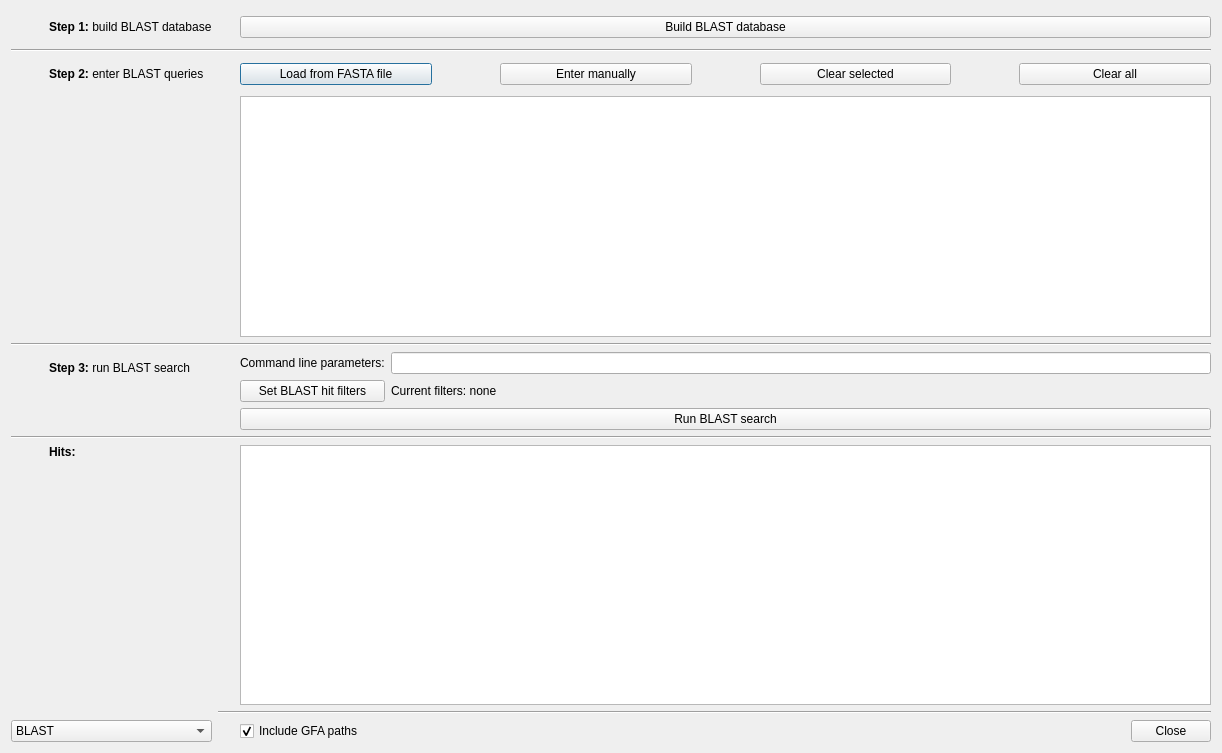
<?xml version="1.0" encoding="UTF-8"?>
<ui version="4.0">
 <class>GraphSearchDialog</class>
 <widget class="QDialog" name="GraphSearchDialog">
  <property name="geometry">
   <rect>
    <x>0</x>
    <y>0</y>
    <width>1222</width>
    <height>753</height>
   </rect>
  </property>
  <property name="windowTitle">
   <string>Graph Search</string>
  </property>
  <layout class="QGridLayout" name="gridLayout_2" columnstretch="0,0,0">
   <item row="0" column="0">
    <widget class="QLabel" name="step1TickLabel">
     <property name="sizePolicy">
      <sizepolicy hsizetype="Fixed" vsizetype="Fixed">
       <horstretch>0</horstretch>
       <verstretch>0</verstretch>
      </sizepolicy>
     </property>
     <property name="minimumSize">
      <size>
       <width>32</width>
       <height>32</height>
      </size>
     </property>
     <property name="maximumSize">
      <size>
       <width>32</width>
       <height>32</height>
      </size>
     </property>
     <property name="text">
      <string/>
     </property>
     <property name="scaledContents">
      <bool>true</bool>
     </property>
    </widget>
   </item>
   <item row="3" column="0">
    <widget class="QLabel" name="step2TickLabel">
     <property name="sizePolicy">
      <sizepolicy hsizetype="Fixed" vsizetype="Fixed">
       <horstretch>0</horstretch>
       <verstretch>0</verstretch>
      </sizepolicy>
     </property>
     <property name="minimumSize">
      <size>
       <width>32</width>
       <height>32</height>
      </size>
     </property>
     <property name="maximumSize">
      <size>
       <width>32</width>
       <height>32</height>
      </size>
     </property>
     <property name="text">
      <string/>
     </property>
     <property name="scaledContents">
      <bool>true</bool>
     </property>
    </widget>
   </item>
   <item row="11" column="0" colspan="3">
    <widget class="Line" name="line_4">
     <property name="orientation">
      <enum>Qt::Horizontal</enum>
     </property>
    </widget>
   </item>
   <item row="3" column="2">
    <widget class="QWidget" name="queriesWidget1" native="true">
     <layout class="QHBoxLayout" name="horizontalLayout_4">
      <property name="leftMargin">
       <number>0</number>
      </property>
      <property name="topMargin">
       <number>0</number>
      </property>
      <property name="rightMargin">
       <number>0</number>
      </property>
      <property name="bottomMargin">
       <number>0</number>
      </property>
      <item>
       <widget class="InfoTextWidget" name="loadQueriesFromFastaInfoText" native="true">
        <property name="sizePolicy">
         <sizepolicy hsizetype="Fixed" vsizetype="Fixed">
          <horstretch>0</horstretch>
          <verstretch>0</verstretch>
         </sizepolicy>
        </property>
        <property name="minimumSize">
         <size>
          <width>16</width>
          <height>16</height>
         </size>
        </property>
        <property name="toolTip">
         <string>&lt;html&gt;&lt;head/&gt;&lt;body&gt;&lt;p&gt;Click this button to load a FASTA file. Each sequence in the FASTA file will be a separate query.  &lt;/p&gt;&lt;/body&gt;&lt;/html&gt;</string>
        </property>
       </widget>
      </item>
      <item>
       <widget class="QPushButton" name="loadQueriesFromFastaButton">
        <property name="sizePolicy">
         <sizepolicy hsizetype="Expanding" vsizetype="Fixed">
          <horstretch>0</horstretch>
          <verstretch>0</verstretch>
         </sizepolicy>
        </property>
        <property name="text">
         <string>Load from FASTA file</string>
        </property>
       </widget>
      </item>
      <item>
       <spacer name="horizontalSpacer_7">
        <property name="orientation">
         <enum>Qt::Horizontal</enum>
        </property>
        <property name="sizeType">
         <enum>QSizePolicy::Fixed</enum>
        </property>
        <property name="sizeHint" stdset="0">
         <size>
          <width>40</width>
          <height>20</height>
         </size>
        </property>
       </spacer>
      </item>
      <item>
       <widget class="InfoTextWidget" name="enterQueryManuallyInfoText" native="true">
        <property name="sizePolicy">
         <sizepolicy hsizetype="Fixed" vsizetype="Fixed">
          <horstretch>0</horstretch>
          <verstretch>0</verstretch>
         </sizepolicy>
        </property>
        <property name="minimumSize">
         <size>
          <width>16</width>
          <height>16</height>
         </size>
        </property>
        <property name="toolTip">
         <string>Click this button to type or paste a single query sequence.</string>
        </property>
       </widget>
      </item>
      <item>
       <widget class="QPushButton" name="enterQueryManuallyButton">
        <property name="sizePolicy">
         <sizepolicy hsizetype="Expanding" vsizetype="Fixed">
          <horstretch>0</horstretch>
          <verstretch>0</verstretch>
         </sizepolicy>
        </property>
        <property name="text">
         <string>Enter manually</string>
        </property>
       </widget>
      </item>
      <item>
       <spacer name="horizontalSpacer_9">
        <property name="orientation">
         <enum>Qt::Horizontal</enum>
        </property>
        <property name="sizeType">
         <enum>QSizePolicy::Fixed</enum>
        </property>
        <property name="sizeHint" stdset="0">
         <size>
          <width>40</width>
          <height>20</height>
         </size>
        </property>
       </spacer>
      </item>
      <item>
       <widget class="InfoTextWidget" name="clearSelectedQueriesInfoText" native="true">
        <property name="sizePolicy">
         <sizepolicy hsizetype="Fixed" vsizetype="Fixed">
          <horstretch>0</horstretch>
          <verstretch>0</verstretch>
         </sizepolicy>
        </property>
        <property name="minimumSize">
         <size>
          <width>16</width>
          <height>16</height>
         </size>
        </property>
        <property name="toolTip">
         <string>Click this button to remove any selected queries in the below list.</string>
        </property>
       </widget>
      </item>
      <item>
       <widget class="QPushButton" name="clearSelectedQueriesButton">
        <property name="sizePolicy">
         <sizepolicy hsizetype="Expanding" vsizetype="Fixed">
          <horstretch>0</horstretch>
          <verstretch>0</verstretch>
         </sizepolicy>
        </property>
        <property name="text">
         <string>Clear selected</string>
        </property>
       </widget>
      </item>
      <item>
       <spacer name="horizontalSpacer_8">
        <property name="orientation">
         <enum>Qt::Horizontal</enum>
        </property>
        <property name="sizeType">
         <enum>QSizePolicy::Fixed</enum>
        </property>
        <property name="sizeHint" stdset="0">
         <size>
          <width>40</width>
          <height>20</height>
         </size>
        </property>
       </spacer>
      </item>
      <item>
       <widget class="InfoTextWidget" name="clearAllQueriesInfoText" native="true">
        <property name="sizePolicy">
         <sizepolicy hsizetype="Fixed" vsizetype="Fixed">
          <horstretch>0</horstretch>
          <verstretch>0</verstretch>
         </sizepolicy>
        </property>
        <property name="minimumSize">
         <size>
          <width>16</width>
          <height>16</height>
         </size>
        </property>
        <property name="toolTip">
         <string>Click this button to remove all queries in the below list.</string>
        </property>
       </widget>
      </item>
      <item>
       <widget class="QPushButton" name="clearAllQueriesButton">
        <property name="sizePolicy">
         <sizepolicy hsizetype="Expanding" vsizetype="Fixed">
          <horstretch>0</horstretch>
          <verstretch>0</verstretch>
         </sizepolicy>
        </property>
        <property name="text">
         <string>Clear all</string>
        </property>
       </widget>
      </item>
     </layout>
    </widget>
   </item>
   <item row="3" column="1">
    <widget class="QLabel" name="step2Label">
     <property name="text">
      <string>&lt;html&gt;&lt;head/&gt;&lt;body&gt;&lt;p&gt;&lt;span style=&quot; font-weight:600;&quot;&gt;Step 2: &lt;/span&gt;enter BLAST queries&lt;/p&gt;&lt;/body&gt;&lt;/html&gt;</string>
     </property>
    </widget>
   </item>
   <item row="4" column="1">
    <spacer name="verticalSpacer">
     <property name="orientation">
      <enum>Qt::Vertical</enum>
     </property>
     <property name="sizeHint" stdset="0">
      <size>
       <width>20</width>
       <height>40</height>
      </size>
     </property>
    </spacer>
   </item>
   <item row="1" column="0" colspan="3">
    <widget class="Line" name="line_3">
     <property name="orientation">
      <enum>Qt::Horizontal</enum>
     </property>
    </widget>
   </item>
   <item row="8" column="1">
    <widget class="QLabel" name="step3Label">
     <property name="text">
      <string>&lt;html&gt;&lt;head/&gt;&lt;body&gt;&lt;p&gt;&lt;span style=&quot; font-weight:600;&quot;&gt;Step 3:&lt;/span&gt; run BLAST search&lt;/p&gt;&lt;/body&gt;&lt;/html&gt;</string>
     </property>
    </widget>
   </item>
   <item row="9" column="1">
    <spacer name="verticalSpacer_3">
     <property name="orientation">
      <enum>Qt::Vertical</enum>
     </property>
     <property name="sizeType">
      <enum>QSizePolicy::Preferred</enum>
     </property>
     <property name="sizeHint" stdset="0">
      <size>
       <width>20</width>
       <height>40</height>
      </size>
     </property>
    </spacer>
   </item>
   <item row="12" column="1">
    <widget class="QLabel" name="hitsLabel">
     <property name="font">
      <font>
       <bold>true</bold>
      </font>
     </property>
     <property name="text">
      <string>Hits:</string>
     </property>
    </widget>
   </item>
   <item row="8" column="2" rowspan="2">
    <widget class="QWidget" name="graphSearchWidget" native="true">
     <layout class="QGridLayout" name="gridLayout">
      <property name="leftMargin">
       <number>0</number>
      </property>
      <property name="topMargin">
       <number>0</number>
      </property>
      <property name="rightMargin">
       <number>0</number>
      </property>
      <property name="bottomMargin">
       <number>0</number>
      </property>
      <item row="1" column="0">
       <widget class="InfoTextWidget" name="hitFiltersInfoText" native="true">
        <property name="sizePolicy">
         <sizepolicy hsizetype="Fixed" vsizetype="Fixed">
          <horstretch>0</horstretch>
          <verstretch>0</verstretch>
         </sizepolicy>
        </property>
        <property name="minimumSize">
         <size>
          <width>16</width>
          <height>16</height>
         </size>
        </property>
        <property name="toolTip">
         <string>&lt;html&gt;&lt;head/&gt;&lt;body&gt;&lt;p&gt;Click the 'Set filters' button to open a dialog where you can set one or more hit filters.&lt;br/&gt;&lt;br/&gt;These let you exclude certain hits using a threshold for alignment length, query coverage, identity, e-value or bit score. &lt;/p&gt;&lt;/body&gt;&lt;/html&gt;</string>
        </property>
       </widget>
      </item>
      <item row="0" column="0">
       <widget class="InfoTextWidget" name="parametersInfoText" native="true">
        <property name="sizePolicy">
         <sizepolicy hsizetype="Fixed" vsizetype="Fixed">
          <horstretch>0</horstretch>
          <verstretch>0</verstretch>
         </sizepolicy>
        </property>
        <property name="minimumSize">
         <size>
          <width>16</width>
          <height>16</height>
         </size>
        </property>
        <property name="toolTip">
         <string>&lt;html&gt;&lt;head/&gt;&lt;body&gt;&lt;p&gt;You may add additional blastn/tblastn parameters here, exactly as they would be typed at the command line.  &lt;/p&gt;&lt;/body&gt;&lt;/html&gt;</string>
        </property>
       </widget>
      </item>
      <item row="1" column="1">
       <widget class="QPushButton" name="filtersButton">
        <property name="text">
         <string>Set BLAST hit filters</string>
        </property>
       </widget>
      </item>
      <item row="1" column="2">
       <widget class="QLabel" name="hitFiltersLabel">
        <property name="sizePolicy">
         <sizepolicy hsizetype="Expanding" vsizetype="Preferred">
          <horstretch>0</horstretch>
          <verstretch>0</verstretch>
         </sizepolicy>
        </property>
        <property name="text">
         <string>Current filters: none</string>
        </property>
       </widget>
      </item>
      <item row="0" column="1">
       <widget class="QLabel" name="parametersLabel">
        <property name="text">
         <string>Command line parameters:</string>
        </property>
       </widget>
      </item>
      <item row="0" column="2" colspan="2">
       <widget class="QLineEdit" name="parametersLineEdit"/>
      </item>
      <item row="2" column="0">
       <widget class="InfoTextWidget" name="startBlastSearchInfoText" native="true">
        <property name="sizePolicy">
         <sizepolicy hsizetype="Fixed" vsizetype="Fixed">
          <horstretch>0</horstretch>
          <verstretch>0</verstretch>
         </sizepolicy>
        </property>
        <property name="minimumSize">
         <size>
          <width>16</width>
          <height>16</height>
         </size>
        </property>
        <property name="toolTip">
         <string>&lt;html&gt;&lt;head/&gt;&lt;body&gt;&lt;p&gt;Click this to conduct search for the above queries on the graph nodes.&lt;br/&gt;&lt;br/&gt;If no parameters were added above, this will run:&lt;br/&gt;blastn -query queries.fasta -db all_nodes.fasta -outfmt 6&lt;br/&gt;&lt;br/&gt;If, for example, '-evalue 0.01' was entered in the above parameters field, then this will run: &lt;br/&gt;blastn -query queries.fasta -db all_nodes.fasta -outfmt 6 -evalue 0.01&lt;br/&gt;&lt;br/&gt;For protein queries, tblastn will be used instead of blastn.&lt;/p&gt;&lt;/body&gt;&lt;/html&gt;</string>
        </property>
       </widget>
      </item>
      <item row="2" column="1" colspan="3">
       <widget class="QPushButton" name="runBlastSearchButton">
        <property name="sizePolicy">
         <sizepolicy hsizetype="Expanding" vsizetype="Fixed">
          <horstretch>0</horstretch>
          <verstretch>0</verstretch>
         </sizepolicy>
        </property>
        <property name="text">
         <string>Run BLAST search</string>
        </property>
       </widget>
      </item>
     </layout>
    </widget>
   </item>
   <item row="18" column="0" colspan="2">
    <widget class="QComboBox" name="searcherComboBox">
     <item>
      <property name="text">
       <string>BLAST</string>
      </property>
     </item>
     <item>
      <property name="text">
       <string>Minimap2</string>
      </property>
     </item>
     <item>
      <property name="text">
       <string>HMMER</string>
      </property>
     </item>
    </widget>
   </item>
   <item row="0" column="2">
    <widget class="QWidget" name="buildBlastDatabaseWidget" native="true">
     <layout class="QHBoxLayout" name="horizontalLayout">
      <property name="leftMargin">
       <number>0</number>
      </property>
      <property name="topMargin">
       <number>0</number>
      </property>
      <property name="rightMargin">
       <number>0</number>
      </property>
      <property name="bottomMargin">
       <number>0</number>
      </property>
      <item>
       <widget class="InfoTextWidget" name="buildBlastDatabaseInfoText" native="true">
        <property name="sizePolicy">
         <sizepolicy hsizetype="Fixed" vsizetype="Fixed">
          <horstretch>0</horstretch>
          <verstretch>0</verstretch>
         </sizepolicy>
        </property>
        <property name="minimumSize">
         <size>
          <width>16</width>
          <height>16</height>
         </size>
        </property>
        <property name="toolTip">
         <string>&lt;html&gt;&lt;head/&gt;&lt;body&gt;&lt;p&gt;This step runs necessary database building steps on the graph node sequences, preparing them for further search.&lt;br/&gt;&lt;br/&gt;The database files generated are temporary and will be deleted when Bandage is closed. &lt;/p&gt;&lt;/body&gt;&lt;/html&gt;</string>
        </property>
       </widget>
      </item>
      <item>
       <widget class="QPushButton" name="buildBlastDatabaseButton">
        <property name="sizePolicy">
         <sizepolicy hsizetype="Expanding" vsizetype="Fixed">
          <horstretch>0</horstretch>
          <verstretch>0</verstretch>
         </sizepolicy>
        </property>
        <property name="text">
         <string>Build BLAST database</string>
        </property>
       </widget>
      </item>
     </layout>
    </widget>
   </item>
   <item row="18" column="2">
    <layout class="QHBoxLayout" name="horizontalLayout_5">
     <item>
      <widget class="InfoTextWidget" name="includeGFAPathsInfoText" native="true">
       <property name="sizePolicy">
        <sizepolicy hsizetype="Fixed" vsizetype="Fixed">
         <horstretch>0</horstretch>
         <verstretch>0</verstretch>
        </sizepolicy>
       </property>
       <property name="minimumSize">
        <size>
         <width>16</width>
         <height>16</height>
        </size>
       </property>
       <property name="toolTip">
        <string>&lt;html&gt;&lt;head/&gt;&lt;body&gt;&lt;p&gt;Include GFA paths (if present) in addition to node sequences to the search.&lt;/p&gt;&lt;p&gt;Enabling this option will add GFA paths hits directly to query paths. Also, the path hits will be split into individual node hits (though some hit information will not be available).&lt;/p&gt;&lt;/body&gt;&lt;/html&gt;</string>
       </property>
      </widget>
     </item>
     <item>
      <widget class="QCheckBox" name="includeGFAPaths">
       <property name="text">
        <string>Include GFA paths</string>
       </property>
       <property name="checked">
        <bool>true</bool>
       </property>
       <property name="tristate">
        <bool>false</bool>
       </property>
      </widget>
     </item>
     <item>
      <widget class="QDialogButtonBox" name="buttonBox">
       <property name="standardButtons">
        <set>QDialogButtonBox::Close</set>
       </property>
      </widget>
     </item>
    </layout>
   </item>
   <item row="17" column="2">
    <widget class="Line" name="line">
     <property name="orientation">
      <enum>Qt::Horizontal</enum>
     </property>
    </widget>
   </item>
   <item row="4" column="2">
    <widget class="QWidget" name="queriesWidget2" native="true">
     <layout class="QHBoxLayout" name="horizontalLayout_2">
      <property name="leftMargin">
       <number>0</number>
      </property>
      <property name="topMargin">
       <number>0</number>
      </property>
      <property name="rightMargin">
       <number>0</number>
      </property>
      <property name="bottomMargin">
       <number>0</number>
      </property>
      <item>
       <widget class="InfoTextWidget" name="queriesTableInfoText" native="true">
        <property name="sizePolicy">
         <sizepolicy hsizetype="Fixed" vsizetype="Fixed">
          <horstretch>0</horstretch>
          <verstretch>0</verstretch>
         </sizepolicy>
        </property>
        <property name="minimumSize">
         <size>
          <width>16</width>
          <height>16</height>
         </size>
        </property>
        <property name="toolTip">
         <string>&lt;html&gt;&lt;head/&gt;&lt;body&gt;&lt;p&gt;The queries are displayed in this table. Before a graph search is run, some information about the queries is not yet available and will show a dash.&lt;br/&gt;&lt;br/&gt;&lt;span style=&quot; font-weight:700;&quot;&gt;Colour&lt;/span&gt;: Each query is automatically assigned a colour which is used for the 'Blast hits (solid)' graph colour scheme. This colour can be changed by clicking in the table cell. &lt;br/&gt;&lt;br/&gt;&lt;span style=&quot; font-weight:700;&quot;&gt;Show&lt;/span&gt;: if this box is ticked, the query's hits will be able to be viewed on the graph. If this box is not ticked, the query's hits will be hidden on the graph.&lt;br/&gt;&lt;br/&gt;&lt;span style=&quot; font-weight:700;&quot;&gt;Query name&lt;/span&gt;: If a query is loaded from a FASTA file, its name is the sequence ID (the text between the '&amp;gt;' and the first space in the description line). Query names are editable by double clicking in their table cell.&lt;br/&gt;&lt;br/&gt;&lt;span style=&quot; font-weight:700;&quot;&gt;Type&lt;/span&gt;: This is either 'nucl' for nucleotide sequences or 'prot' for protein sequences. Nucleotide sequences will be searched for using blastn, while protein sequences will be search for with tblastn. Both types can be used simultaneously.&lt;br/&gt;&lt;br/&gt;&lt;span style=&quot; font-weight:700;&quot;&gt;Length&lt;/span&gt;: This is the length of the query, in bases (for nucleotide queries) or amino acids (for protein queries).&lt;br/&gt;&lt;br/&gt;&lt;span style=&quot; font-weight:700;&quot;&gt;Hits&lt;/span&gt;: This is the number of hits acquired for the query.&lt;br/&gt;&lt;br/&gt;&lt;span style=&quot; font-weight:700;&quot;&gt;Query cover&lt;/span&gt;: This is the total fraction of the query captured by all of the hits. However, the hits may not be proximal to each other. For example, if the first half a query was found in one part of the graph and the second half in a different part, this value would be 100%. This value is equivalent to the 'qcovs' output option in BLAST.&lt;br/&gt;&lt;br/&gt;&lt;span style=&quot; font-weight:700;&quot;&gt;Paths&lt;/span&gt;: These are the number of possible paths through the graph which represent the entire query. If there is at least one path, you can click on this button to view a table of the paths' properties.&lt;/p&gt;&lt;/body&gt;&lt;/html&gt;</string>
        </property>
       </widget>
      </item>
      <item>
       <widget class="QTableView" name="queriesTable"/>
      </item>
     </layout>
    </widget>
   </item>
   <item row="8" column="0">
    <widget class="QLabel" name="step3TickLabel">
     <property name="sizePolicy">
      <sizepolicy hsizetype="Fixed" vsizetype="Fixed">
       <horstretch>0</horstretch>
       <verstretch>0</verstretch>
      </sizepolicy>
     </property>
     <property name="minimumSize">
      <size>
       <width>32</width>
       <height>32</height>
      </size>
     </property>
     <property name="maximumSize">
      <size>
       <width>32</width>
       <height>32</height>
      </size>
     </property>
     <property name="text">
      <string/>
     </property>
     <property name="scaledContents">
      <bool>true</bool>
     </property>
    </widget>
   </item>
   <item row="0" column="1">
    <widget class="QLabel" name="step1Label">
     <property name="font">
      <font>
       <bold>false</bold>
      </font>
     </property>
     <property name="text">
      <string>&lt;html&gt;&lt;head/&gt;&lt;body&gt;&lt;p&gt;&lt;span style=&quot; font-weight:600;&quot;&gt;Step 1: &lt;/span&gt;build BLAST database&lt;/p&gt;&lt;/body&gt;&lt;/html&gt;</string>
     </property>
    </widget>
   </item>
   <item row="7" column="0" colspan="3">
    <widget class="Line" name="line_2">
     <property name="orientation">
      <enum>Qt::Horizontal</enum>
     </property>
    </widget>
   </item>
   <item row="12" column="2" rowspan="2">
    <widget class="QWidget" name="hitsWidget" native="true">
     <layout class="QHBoxLayout" name="horizontalLayout_7">
      <property name="leftMargin">
       <number>0</number>
      </property>
      <property name="topMargin">
       <number>0</number>
      </property>
      <property name="rightMargin">
       <number>0</number>
      </property>
      <property name="bottomMargin">
       <number>0</number>
      </property>
      <item>
       <widget class="InfoTextWidget" name="hitsTableInfoText" native="true">
        <property name="sizePolicy">
         <sizepolicy hsizetype="Fixed" vsizetype="Fixed">
          <horstretch>0</horstretch>
          <verstretch>0</verstretch>
         </sizepolicy>
        </property>
        <property name="minimumSize">
         <size>
          <width>16</width>
          <height>16</height>
         </size>
        </property>
        <property name="toolTip">
         <string>&lt;html&gt;&lt;head/&gt;&lt;body&gt;&lt;p&gt;The hits are displayed in this table after a graph search is run.&lt;br/&gt;&lt;br/&gt;&lt;span style=&quot; font-weight:700;&quot;&gt;Query name&lt;/span&gt;: This is the name of the query for the hit.&lt;br/&gt;&lt;br/&gt;&lt;span style=&quot; font-weight:700;&quot;&gt;Node name&lt;/span&gt;: This is the name of the graph node that the query matched.&lt;br/&gt;&lt;br/&gt;&lt;span style=&quot; font-weight:700;&quot;&gt;Percent identity&lt;/span&gt;: This is the sequence similarity over the length of the hit. 100% identity means that the query and node are identical over the length of the hit.&lt;br/&gt;&lt;br/&gt;&lt;span style=&quot; font-weight:700;&quot;&gt;Alignment length&lt;/span&gt;: This is the length of the alignment as measured against the node. It is equal to node end minus node start plus one.&lt;br/&gt;&lt;br/&gt;&lt;span style=&quot; font-weight:700;&quot;&gt;Query cover&lt;/span&gt;: This is the fraction of the query covered by the hit. It is equivalent to the 'qcovhsp' output option in BLAST.&lt;br/&gt;&lt;br/&gt;&lt;span style=&quot; font-weight:700;&quot;&gt;Mismatches&lt;/span&gt;: This is the number of locations (bases for nucleotide sequence, amino acids for protein sequences) where the query and node sequences differ.&lt;br/&gt;&lt;br/&gt;&lt;span style=&quot; font-weight:700;&quot;&gt;Gap opens&lt;/span&gt;: This is the number of gaps in the alignment due to either insertions or deletions.&lt;br/&gt;&lt;br/&gt;&lt;span style=&quot; font-weight:700;&quot;&gt;Query start&lt;/span&gt;: This is the position where the alignment starts relative to the query.&lt;br/&gt;&lt;br/&gt;&lt;span style=&quot; font-weight:700;&quot;&gt;Query end&lt;/span&gt;: This is the position where the alignment ends relative to the query.&lt;br/&gt;&lt;br/&gt;&lt;span style=&quot; font-weight:700;&quot;&gt;Node start&lt;/span&gt;: This is the position where the alignment starts relative to the node sequence.&lt;br/&gt;&lt;br/&gt;&lt;span style=&quot; font-weight:700;&quot;&gt;Node end&lt;/span&gt;: This is the position where the alignment ends relative to the node sequence.&lt;br/&gt;&lt;br/&gt;&lt;span style=&quot; font-weight:700;&quot;&gt;E-value&lt;/span&gt;: This is the calculated expect value (if any).&lt;br/&gt;&lt;br/&gt;&lt;span style=&quot; font-weight:700;&quot;&gt;Bit score&lt;/span&gt;: This is the calculated bit score (if any).&lt;/p&gt;&lt;/body&gt;&lt;/html&gt;</string>
        </property>
       </widget>
      </item>
      <item>
       <widget class="QTableView" name="hitsTable"/>
      </item>
     </layout>
    </widget>
   </item>
   <item row="13" column="1">
    <spacer name="verticalSpacer_2">
     <property name="orientation">
      <enum>Qt::Vertical</enum>
     </property>
     <property name="sizeHint" stdset="0">
      <size>
       <width>20</width>
       <height>40</height>
      </size>
     </property>
    </spacer>
   </item>
  </layout>
 </widget>
 <customwidgets>
  <customwidget>
   <class>InfoTextWidget</class>
   <extends>QWidget</extends>
   <header>widgets/infotextwidget.h</header>
   <container>1</container>
  </customwidget>
 </customwidgets>
 <tabstops>
  <tabstop>buildBlastDatabaseButton</tabstop>
  <tabstop>loadQueriesFromFastaButton</tabstop>
  <tabstop>enterQueryManuallyButton</tabstop>
  <tabstop>clearSelectedQueriesButton</tabstop>
  <tabstop>clearAllQueriesButton</tabstop>
  <tabstop>queriesTable</tabstop>
  <tabstop>parametersLineEdit</tabstop>
  <tabstop>filtersButton</tabstop>
  <tabstop>runBlastSearchButton</tabstop>
  <tabstop>hitsTable</tabstop>
 </tabstops>
 <resources/>
 <connections>
  <connection>
   <sender>buttonBox</sender>
   <signal>accepted()</signal>
   <receiver>GraphSearchDialog</receiver>
   <slot>accept()</slot>
   <hints>
    <hint type="sourcelabel">
     <x>812</x>
     <y>724</y>
    </hint>
    <hint type="destinationlabel">
     <x>610</x>
     <y>376</y>
    </hint>
   </hints>
  </connection>
  <connection>
   <sender>buttonBox</sender>
   <signal>rejected()</signal>
   <receiver>GraphSearchDialog</receiver>
   <slot>reject()</slot>
   <hints>
    <hint type="sourcelabel">
     <x>812</x>
     <y>724</y>
    </hint>
    <hint type="destinationlabel">
     <x>610</x>
     <y>376</y>
    </hint>
   </hints>
  </connection>
 </connections>
</ui>
